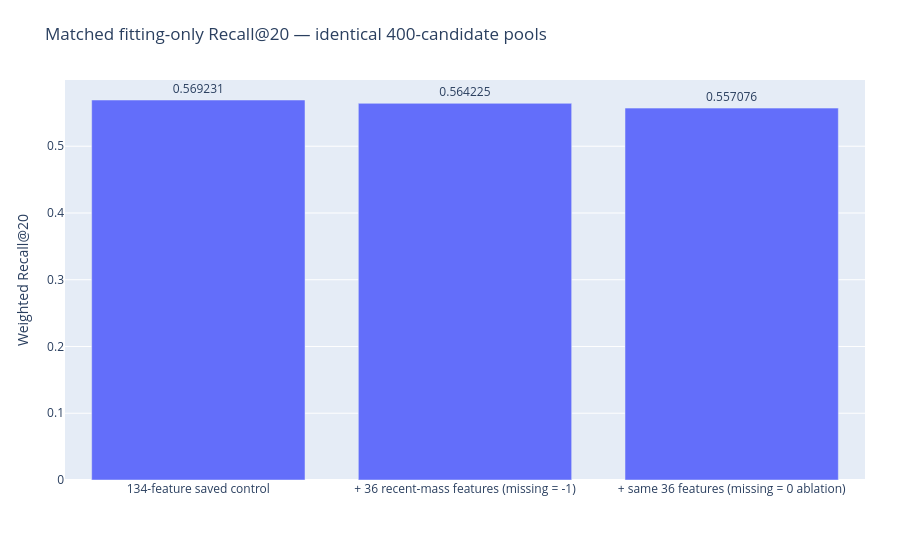

The notebook cell this image was saved under:
### Markdown cell above
## Matched pooled scores

### Code cell
view.show_chart(1)

### Figure 1 — Plotly figure (JSON) as saved in the notebook; plotly's stock layout.template omitted (floating-point values rounded to 4 significant figures)
{"data": [{"text": ["0.569231", "0.564225", "0.557076"], "textposition": "outside", "type": "bar", "x": ["134-feature saved control", "+ 36 recent-mass features (missing = -1)", "+ same 36 features (missing = 0 ablation)"], "y": [0.5692, 0.5642, 0.5571]}], "layout": {"margin": {"b": 80, "l": 65, "r": 35, "t": 80}, "title": {"text": "Matched fitting-only Recall@20 — identical 400-candidate pools"}, "yaxis": {"title": {"text": "Weighted Recall@20"}}}}
